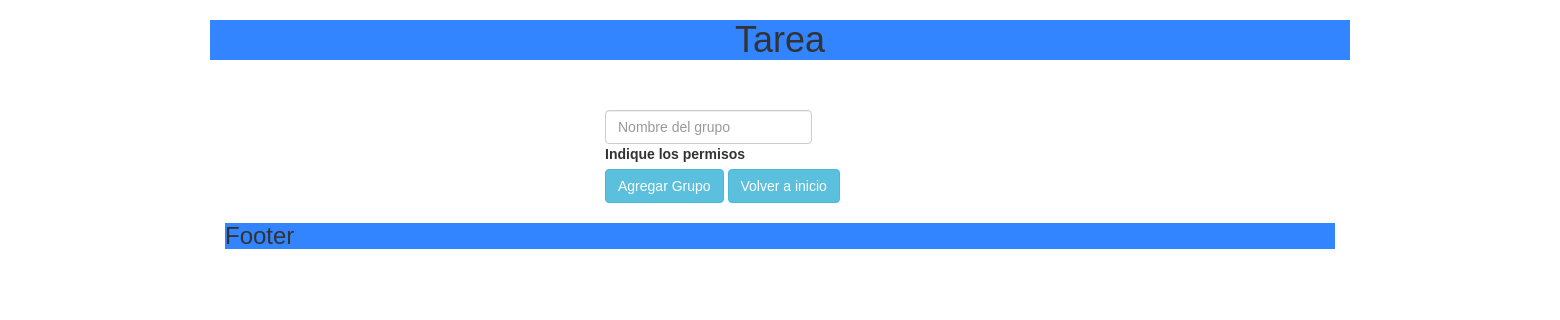
Before: /agregarGrupo.php with the older database file.
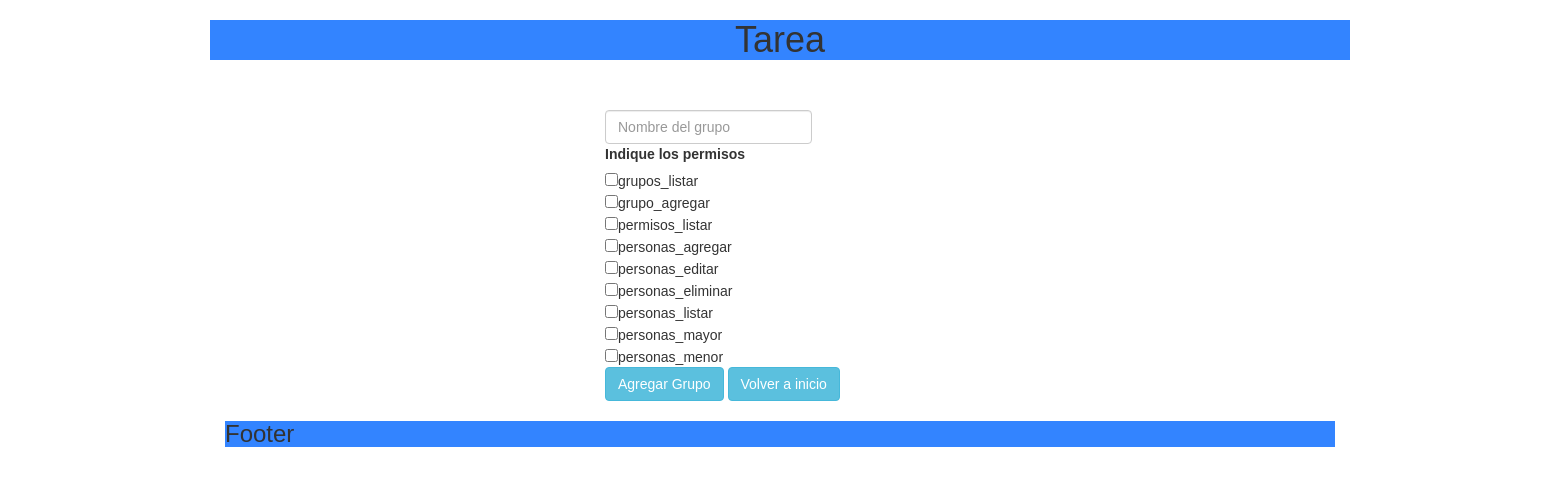
After: the same page with the newer database file.
### tables this page shows
CREATE TABLE `permisos` (
  `id` int(11) NOT NULL,
  `name` varchar(255) NOT NULL
);

### functions/funciones.php (called while the page is built, shortened)
<?php
function getPermisos() {
    $pdo = conectar();
    $statement = $pdo->prepare("SELECT *"
            . "FROM permisos");
    $statement->execute();
    $result = $statement->fetchAll();
    return $result;
}
?>

### web/agregarGrupo.php (the view, shortened to what this page needs)
<?php
require_once("../functions/funciones.php");
?>
<!DOCTYPE html>
<html>
    <head>
    </head>
    <body>
        <br/>
        <br/>
        <div id="formAgregar" class="container col-md-12 col-md-offset-4">
            <form class="form-inline" action="../functions/funAgregarGrupo.php" method="POST">
                <input type="text" class="form-control" placeholder="Nombre del grupo" name="nameGroup"><br/>
                <label>Indique los permisos</label><br/>
                <?php
                foreach (getPermisos() as $permiso) {
                    ?>
                    <input type="checkbox" name="permisos[]" value="<?php echo $permiso['id'] ?>"><?php echo $permiso['name'] ?><br/>
                    <?php
                }
                ?>
                <input type="submit" value="Agregar Grupo" class="btn btn-info">
                <a href="index.php" class="btn btn-info">Volver a inicio</a>
            </form>
        </div>
    </body>
</html>

Changed rows visible on the page:
added permisos: name "grupos_listar"
added permisos: name "grupo_agregar"
added permisos: name "permisos_listar"
added permisos: name "personas_agregar"
added permisos: name "personas_editar"
added permisos: name "personas_eliminar"
added permisos: name "personas_listar"
added permisos: name "personas_mayor"
added permisos: name "personas_menor"
